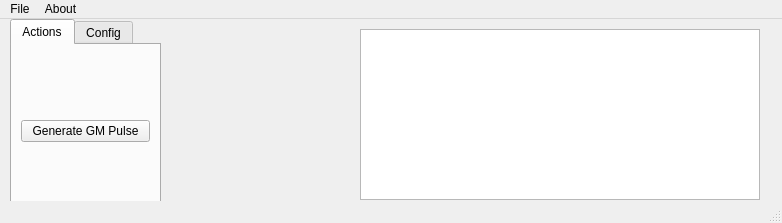
<?xml version="1.0" encoding="UTF-8"?>
<ui version="4.0">
 <class>MainWindow</class>
 <widget class="QMainWindow" name="MainWindow">
  <property name="geometry">
   <rect>
    <x>0</x>
    <y>0</y>
    <width>782</width>
    <height>223</height>
   </rect>
  </property>
  <property name="sizePolicy">
   <sizepolicy hsizetype="Fixed" vsizetype="Fixed">
    <horstretch>0</horstretch>
    <verstretch>0</verstretch>
   </sizepolicy>
  </property>
  <property name="maximumSize">
   <size>
    <width>800</width>
    <height>400</height>
   </size>
  </property>
  <property name="windowTitle">
   <string>FirmwareSimulator</string>
  </property>
  <widget class="QWidget" name="centralwidget">
   <widget class="QTextBrowser" name="WidgetLogger">
    <property name="geometry">
     <rect>
      <x>360</x>
      <y>10</y>
      <width>400</width>
      <height>171</height>
     </rect>
    </property>
    <property name="sizePolicy">
     <sizepolicy hsizetype="Fixed" vsizetype="Fixed">
      <horstretch>0</horstretch>
      <verstretch>0</verstretch>
     </sizepolicy>
    </property>
    <property name="minimumSize">
     <size>
      <width>400</width>
      <height>0</height>
     </size>
    </property>
    <property name="maximumSize">
     <size>
      <width>400</width>
      <height>600</height>
     </size>
    </property>
   </widget>
   <widget class="QTabWidget" name="tabWidget">
    <property name="geometry">
     <rect>
      <x>10</x>
      <y>0</y>
      <width>151</width>
      <height>201</height>
     </rect>
    </property>
    <property name="currentIndex">
     <number>0</number>
    </property>
    <widget class="QWidget" name="tab">
     <attribute name="title">
      <string>Actions</string>
     </attribute>
     <layout class="QGridLayout" name="gridLayout">
      <item row="0" column="0" rowspan="2">
       <widget class="QPushButton" name="WidgetGenerateGMPulse">
        <property name="text">
         <string>Generate GM Pulse</string>
        </property>
       </widget>
      </item>
     </layout>
    </widget>
    <widget class="QWidget" name="tab_2">
     <attribute name="title">
      <string>Config</string>
     </attribute>
     <widget class="QLabel" name="label_2">
      <property name="geometry">
       <rect>
        <x>20</x>
        <y>0</y>
        <width>127</width>
        <height>59</height>
       </rect>
      </property>
      <property name="text">
       <string>Simulation Speed</string>
      </property>
     </widget>
     <widget class="QRadioButton" name="radioButton">
      <property name="geometry">
       <rect>
        <x>20</x>
        <y>50</y>
        <width>127</width>
        <height>17</height>
       </rect>
      </property>
      <property name="text">
       <string>x1</string>
      </property>
     </widget>
     <widget class="QRadioButton" name="radioButton_2">
      <property name="geometry">
       <rect>
        <x>20</x>
        <y>80</y>
        <width>127</width>
        <height>17</height>
       </rect>
      </property>
      <property name="text">
       <string>x2</string>
      </property>
     </widget>
     <widget class="QRadioButton" name="radioButton_3">
      <property name="geometry">
       <rect>
        <x>20</x>
        <y>110</y>
        <width>127</width>
        <height>17</height>
       </rect>
      </property>
      <property name="text">
       <string>x10</string>
      </property>
     </widget>
    </widget>
   </widget>
   <widget class="QLabel" name="WidgetHWDisplay">
    <property name="geometry">
     <rect>
      <x>180</x>
      <y>20</y>
      <width>151</width>
      <height>151</height>
     </rect>
    </property>
    <property name="minimumSize">
     <size>
      <width>128</width>
      <height>64</height>
     </size>
    </property>
    <property name="maximumSize">
     <size>
      <width>300</width>
      <height>300</height>
     </size>
    </property>
    <property name="text">
     <string/>
    </property>
   </widget>
   <widget class="QGraphicsView" name="graphicsView">
    <property name="geometry">
     <rect>
      <x>1250</x>
      <y>370</y>
      <width>256</width>
      <height>192</height>
     </rect>
    </property>
   </widget>
  </widget>
  <widget class="QMenuBar" name="menubar">
   <property name="geometry">
    <rect>
     <x>0</x>
     <y>0</y>
     <width>782</width>
     <height>21</height>
    </rect>
   </property>
   <widget class="QMenu" name="menuFile">
    <property name="title">
     <string>File</string>
    </property>
    <addaction name="actionExit"/>
   </widget>
   <widget class="QMenu" name="menuAbout">
    <property name="title">
     <string>About</string>
    </property>
   </widget>
   <addaction name="menuFile"/>
   <addaction name="menuAbout"/>
  </widget>
  <widget class="QStatusBar" name="statusbar"/>
  <action name="actionExit">
   <property name="text">
    <string>Exit</string>
   </property>
  </action>
 </widget>
 <tabstops>
  <tabstop>tabWidget</tabstop>
  <tabstop>WidgetLogger</tabstop>
 </tabstops>
 <resources/>
 <connections/>
</ui>
